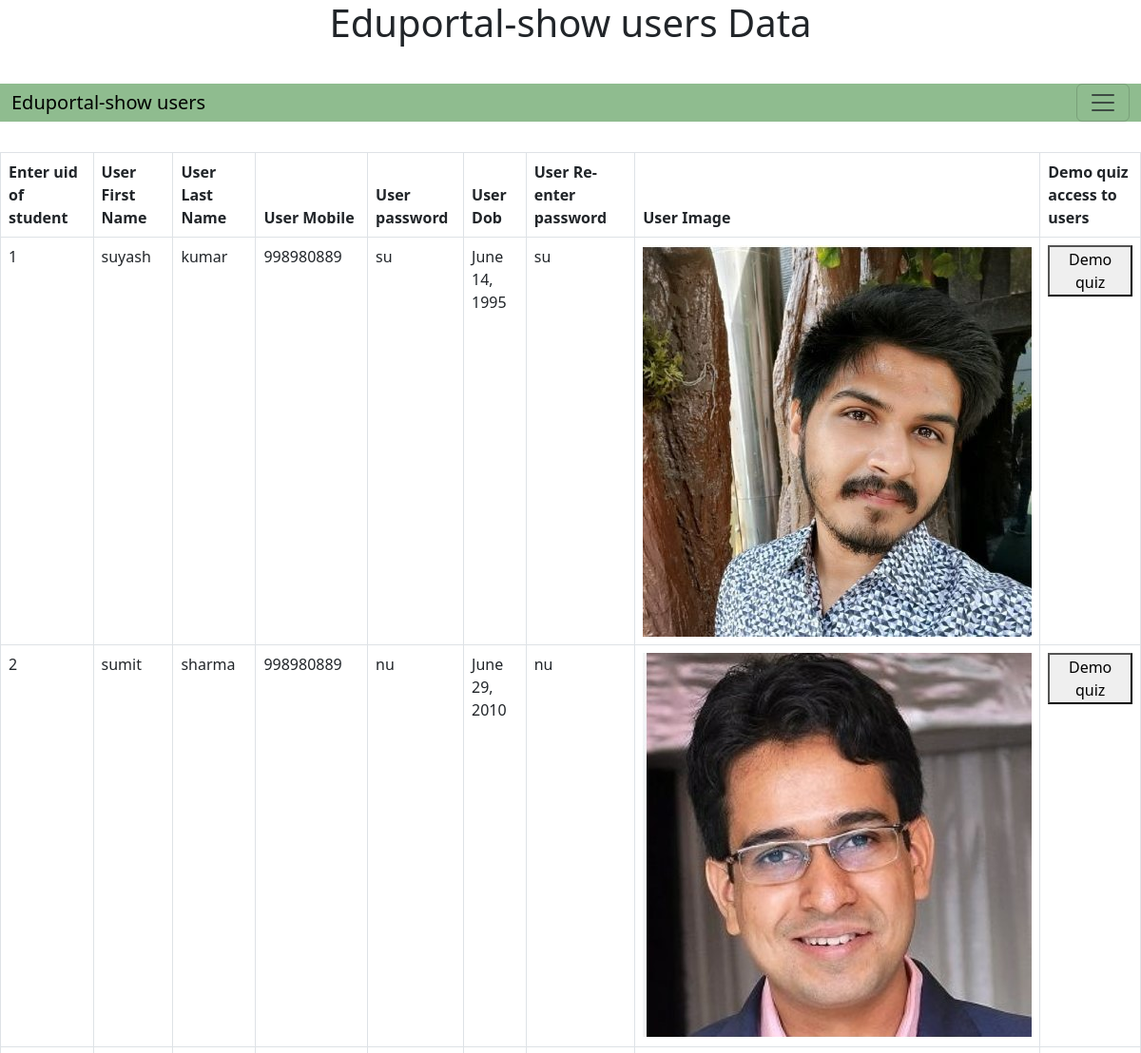
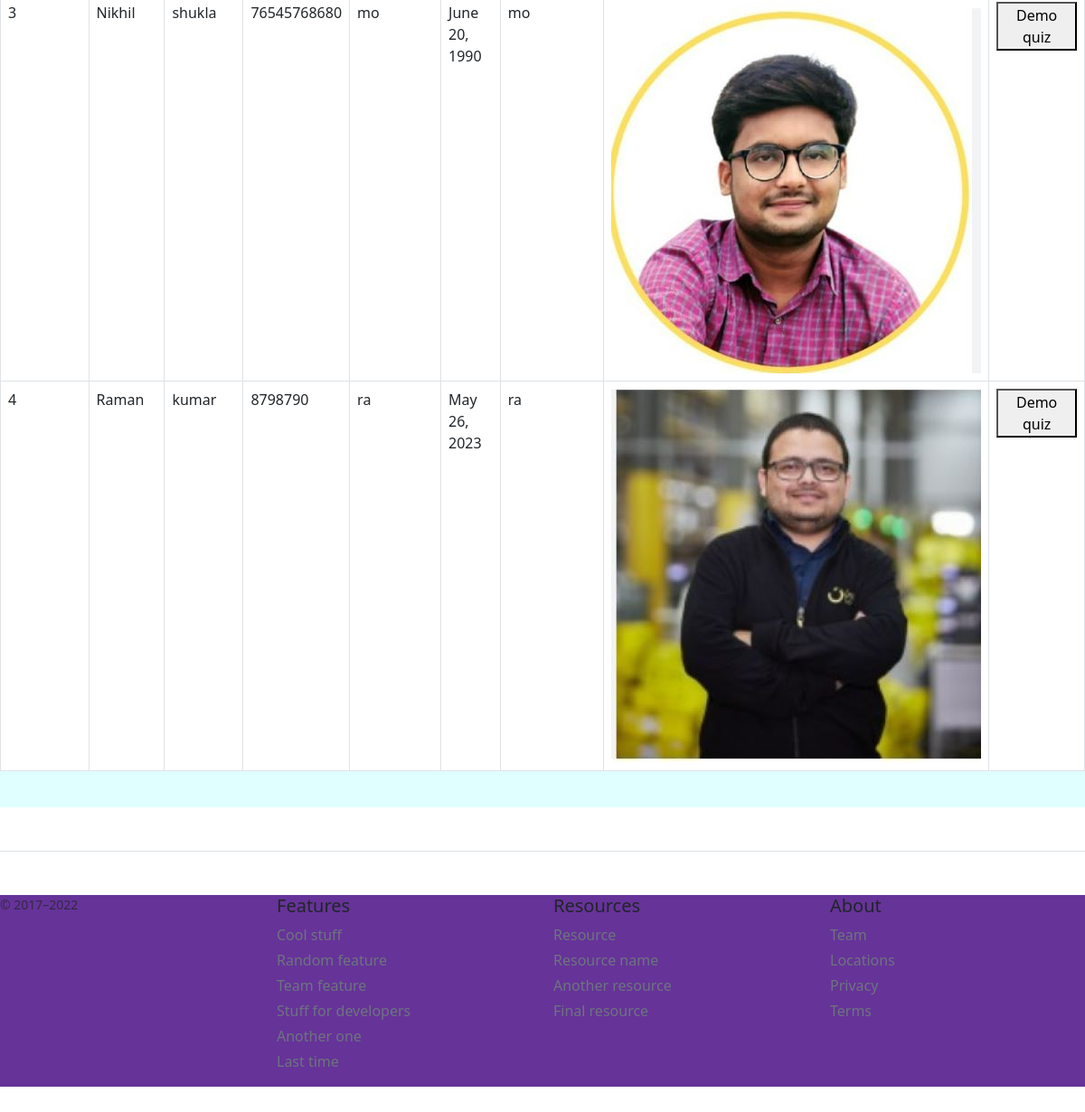
Page /user/showusers on the committed database (2 pictures, top to bottom).
### myuser/models.py (models this page shows)
class userReg(models.Model):
    uid =  models.IntegerField()
    fname = models.CharField(max_length=30)
    lname = models.CharField(max_length=30)
    mobile = models.IntegerField()
    uimg = models.ImageField(upload_to= "uimg/",  max_length= 100 , null= True)
    email = models.CharField(max_length=30)
    password = models.CharField(max_length=30)
    dob = models.DateField(null=True, blank=True)
    repw = models.CharField(max_length=30)

### myuser/views.py (the view)
# urls.py: path("showusers",views.showusers, name= "showusers"),
def showusers(request):
    try:
         allusers = userReg.objects.all()
         print("show all users: ",allusers)
         data = {"users":allusers}
         return render(request, "myuser/showusers.html",data)
    except:
         return render(request, "myuser/showusers.html")

### templates/myuser/showusers.html (shortened to what this page needs)
<!doctype html>
<html lang="en">
  <head>
    <link href="https://cdn.jsdelivr.net/npm/bootstrap@5.3.0-alpha1/dist/css/bootstrap.min.css" rel="stylesheet">
  </head>
  <body>
    <center><h1> Eduportal-show users Data </h1></center> &nbsp; &nbsp;
    <nav class="navbar navbar-default custom-navbar">
      {% load static  %}
      <link rel = "stylesheet" href = "{%  static 'styles/showusers.css' %}" >
        <div class="container-fluid">
          <a class="navbar-brand" href="#">Eduportal-show users  </a>
          <button class="navbar-toggler" type="button" data-bs-toggle="collapse" data-bs-target="#navbarSupportedContent" aria-controls="navbarSupportedContent" aria-expanded="false" aria-label="Toggle navigation">
            <span class="navbar-toggler-icon"></span>
          </button>
        </div>
      </nav> &nbsp; &nbsp;
     {% load static  %}
     <link rel = "stylesheet" href = "{%  static 'styles/showusers.css' %}">
     <div class = "table">
    <table class= "table table-bordered">
        <thead>
            <tr>
                <th scope="col">Enter uid of student</th>
                <th scope="col">User First Name</th>
                <th scope="col"> User Last Name</th>
                <th scope="col">User Mobile</th>
                <th scope="col">User password</th>
                <th scope="col">User Dob</th>
                <th scope="col">User Re-enter password </th>
                <th scope="col"> User Image </th>
                <th scope="col"> Demo quiz access to users  </th>
              </tr>
            </thead>
{% for user in users %}
          <tr>
            <td scope="col">{{user.uid}}</td>
            <td scope="col">{{user.fname}}</td>
            <td scope="col">{{user.lname}} </td>
            <td scope="col">{{user.mobile}}</td>
            <td scope="col">{{user.password}}</td>
            <td scope="col">{{user.dob}}</td>
            <td scope="col"> {{user.repw}}</td>
            <td scope="col">
              {% if user.uid == 1 %}
              {% load static %}
          <center><img src = "{% static 'uimg/suyash1.jpg' %}"></center>
           {% endif %}
           {% if user.uid == 2 %}
         <center> <img src = "{% static 'uimg/sumit.jpg' %}"></center>
           {% endif %}
           {% if user.uid == 3 %}
         <center> <img src = "{% static 'uimg/Nikhil1.jpg' %}"></center>
           {% endif %}
           {% if user.uid == 4 %}
           <center> <img src = "{% static 'uimg/Raman1.jpg' %}"></center>
             {% endif %}
             <td scope="col">
              <a href = "http://127.0.0.1:8000/user/quiz"><button>  Demo quiz  </button></a> &nbsp; <br><br>
             </td>
            </td>
          </tr>
          {% endfor %}
      </table> &nbsp; &nbsp;
      </div>
    <footer class="pt-4 my-md-5 pt-md-5 border-top">
      {% load static  %}
      <link rel = "stylesheet" href = "{%  static 'styles/showusers.css' %}" >
      <div class = "footer">
        <div class="row">
            <div class="col-12 col-md">
              <small class="d-block mb-3 text-muted">© 2017–2022</small>
            </div>
            <div class="col-6 col-md">
              <h5>Features</h5>
              <ul class="list-unstyled text-small">
                <li class="mb-1"><a class="link-secondary text-decoration-none" href="#">Cool stuff</a></li>
                <li class="mb-1"><a class="link-secondary text-decoration-none" href="#">Random feature</a></li>
                <li class="mb-1"><a class="link-secondary text-decoration-none" href="#">Team feature</a></li>
                <li class="mb-1"><a class="link-secondary text-decoration-none" href="#">Stuff for developers</a></li>
                <li class="mb-1"><a class="link-secondary text-decoration-none" href="#">Another one</a></li>
                <li class="mb-1"><a class="link-secondary text-decoration-none" href="#">Last time</a></li>
              </ul>
            </div>
            <div class="col-6 col-md">
              <h5>Resources</h5>
              <ul class="list-unstyled text-small">
                <li class="mb-1"><a class="link-secondary text-decoration-none" href="#">Resource</a></li>
                <li class="mb-1"><a class="link-secondary text-decoration-none" href="#">Resource name</a></li>
                <li class="mb-1"><a class="link-secondary text-decoration-none" href="#">Another resource</a></li>
                <li class="mb-1"><a class="link-secondary text-decoration-none" href="#">Final resource</a></li>
              </ul>
            </div>
            <div class="col-6 col-md">
              <h5>About</h5>
              <ul class="list-unstyled text-small">
                <li class="mb-1"><a class="link-secondary text-decoration-none" href="#">Team</a></li>
                <li class="mb-1"><a class="link-secondary text-decoration-none" href="#">Locations</a></li>
                <li class="mb-1"><a class="link-secondary text-decoration-none" href="#">Privacy</a></li>
                <li class="mb-1"><a class="link-secondary text-decoration-none" href="#">Terms</a></li>
              </ul>
            </div>
          </div>
        </footer>
  </body>
</html>

### static/styles/showusers.css (style rules this page uses)
.container-fluid { background-color: darkseagreen; }
.table { background-color: lightcyan; }
.footer { background-color: rebeccapurple; }

### rows in the picture
userReg: uid "1", fname "suyash", lname "kumar", mobile "998980889", password "su", dob "June 14, 1995", repw "su"
userReg: uid "2", fname "sumit", lname "sharma", mobile "998980889", password "nu", dob "June 29, 2010", repw "nu"
userReg: uid "3", fname "Nikhil", lname "shukla", mobile "76545768680", password "mo", dob "June 20, 1990", repw "mo"
userReg: uid "4", fname "Raman", lname "kumar", mobile "8798790", password "ra", dob "May 26, 2023", repw "ra"
